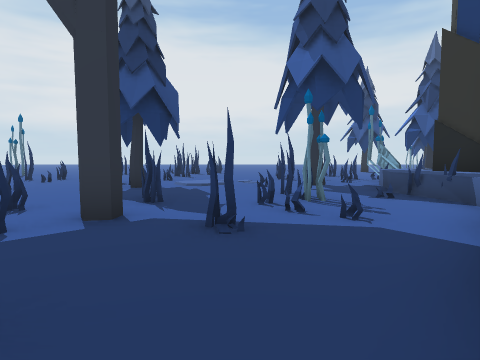
view 1 (above)

24 first-person views from a walk through a 3-D level made in the Unity game engine. The camera is 1.5 m above the floor, tilts 4° down and sees 75° across. The floor is counted in squares, 2 m on a side. Each view is taken from the middle of a square. On the plan, view 1 faces up. The plan holds only what a view shows up to about 10 squares ahead; the rest is blank. The place goes on beyond the plan. The player is left out.

view 2
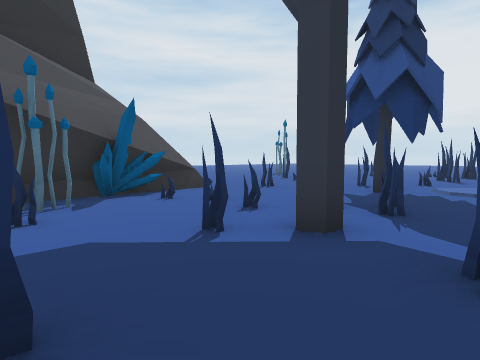

view 3
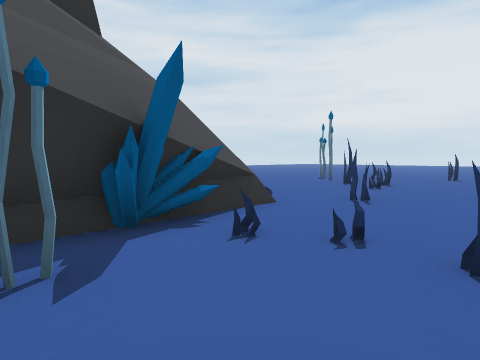

view 4
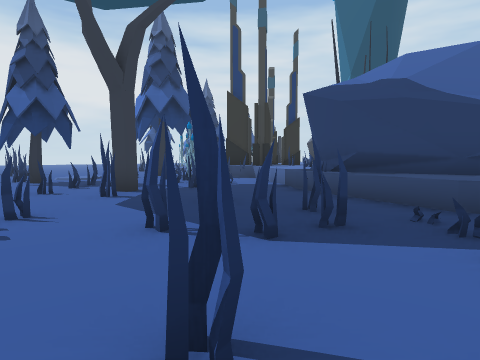

view 5
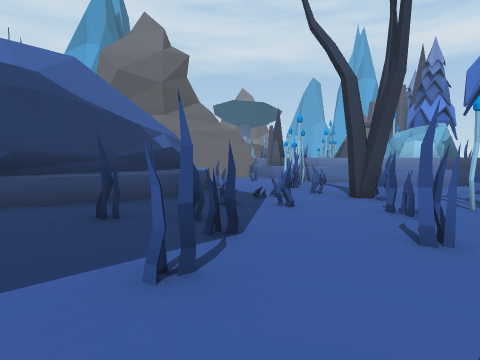

view 6
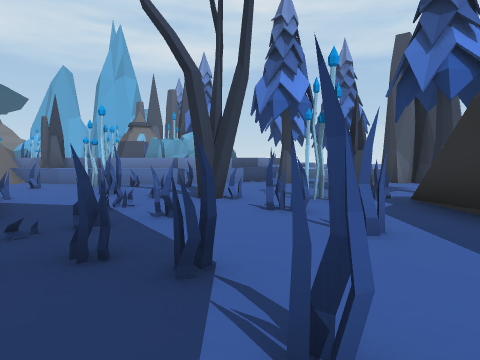

view 7
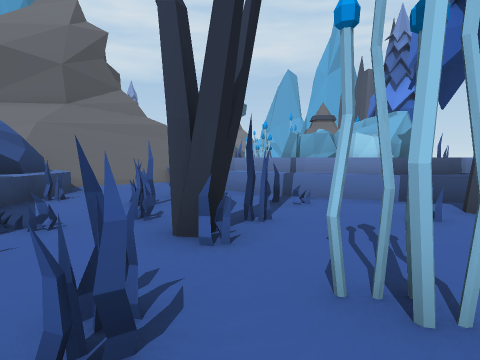

view 8
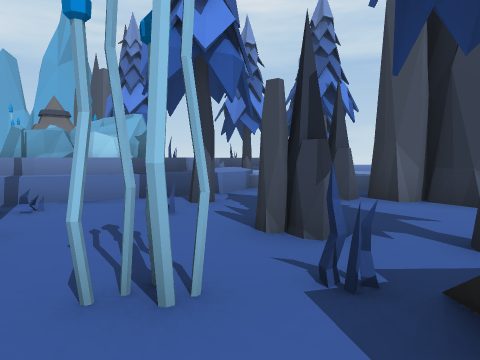

view 9
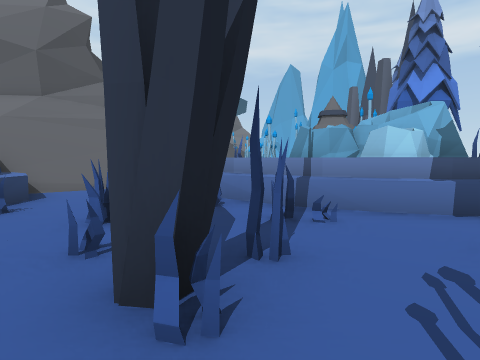

view 10
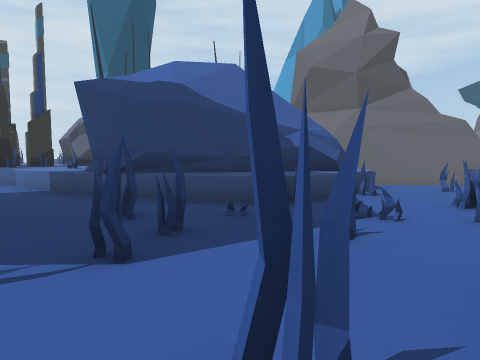

view 11
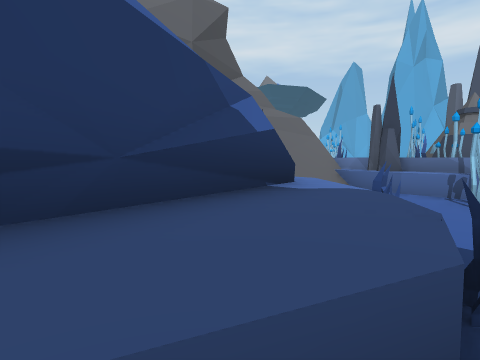

view 12
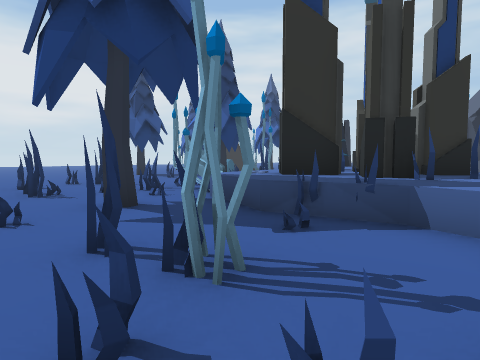

view 13
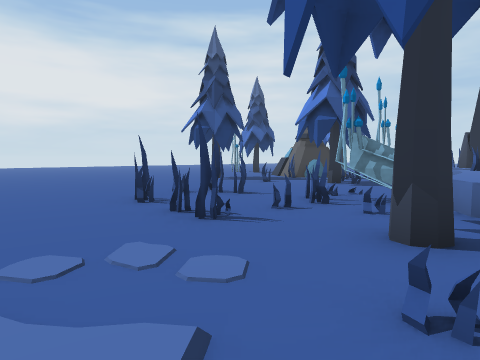

view 14
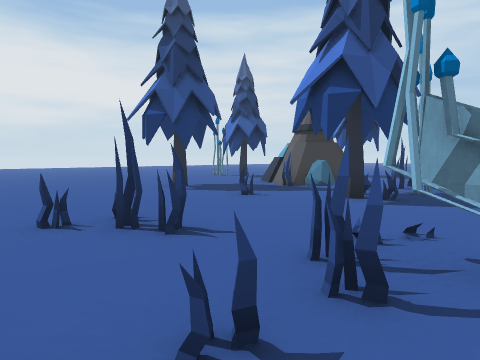

view 15
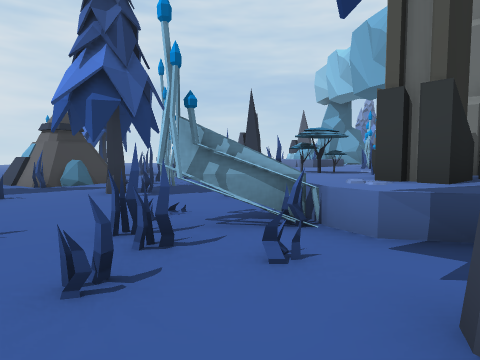

view 16
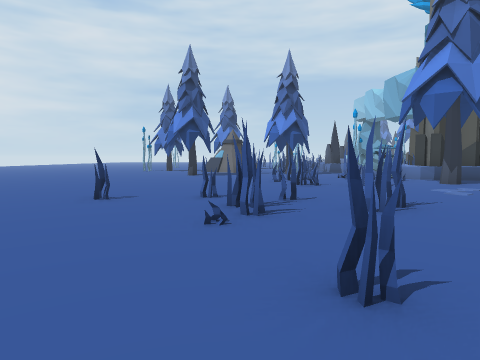

view 17
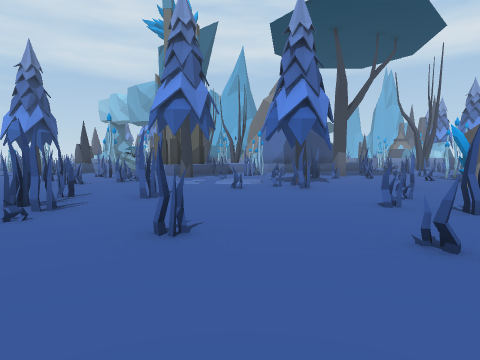

view 18
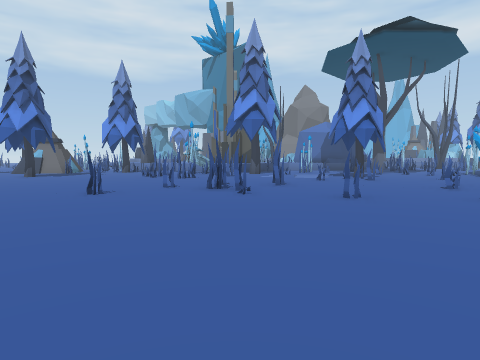

view 19
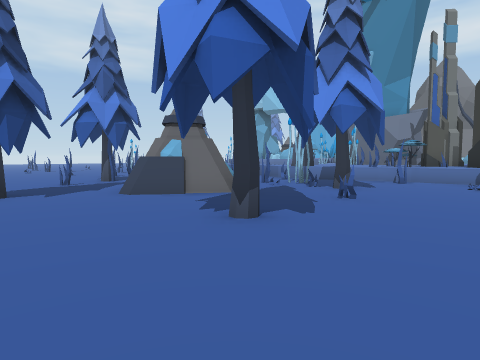

view 20
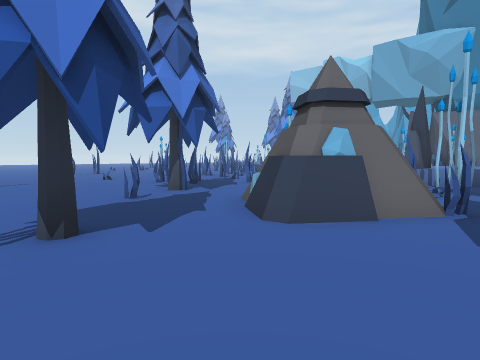

view 21
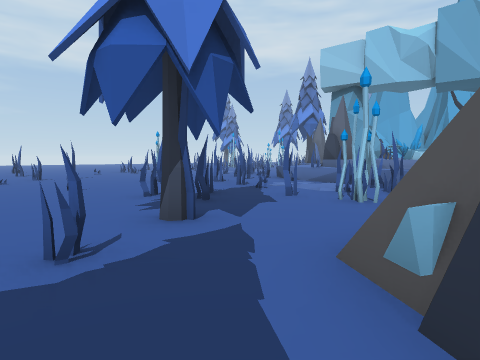

view 22
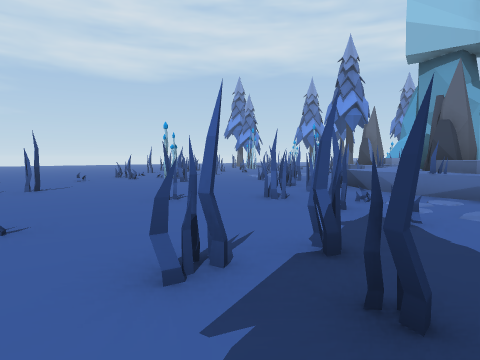

view 23
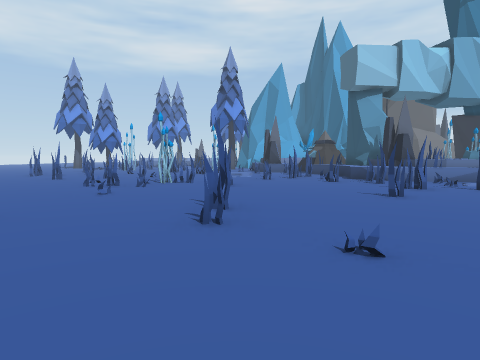

view 24
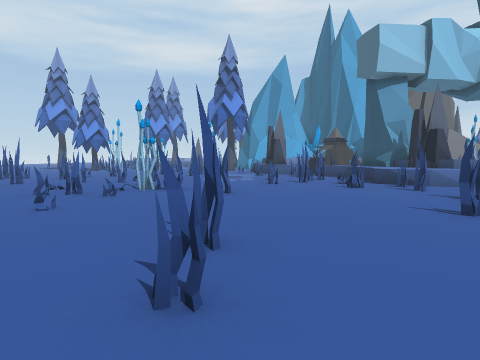

### Floor plan
Key: @ floor where view 1 was taken; # wall or solid block; x gap in a wall; . main floor; : floor 0.5 m higher than the main floor; + floor 1 m higher than the main floor; * floor 2 m higher than the main floor; % floor 3.5 m higher than the main floor; & floor 3.75 m higher than the main floor; $ floor 4 m higher than the main floor; / step, stairs or slope; = window, fence, low wall or low ledge; ^ raised ledge.
Columns run from 8 left of view 1 to 30 right of it. Each row starts with its distance up from view 1.
 20 .....  ..............
 19 ...........................    .
 18 .......#..................... ...
 17 ...............#......#...........
 16 .......#..........###.#....=.......
 15 ......#........=.=## ..#.#.........
 14 ...#...#...=.......#....#...........
 13 .#........#.#...#.##...#....#........
 12 ..........x.....#x#  #..=#...........
 11 ..#...#...#=##.....  ## #=........##..
 10 ..=.....=....#...==#  ##=..x....x##....
  9 .....#//..#.##=#^###  =#==.##..........
  8 .....#......=###^++   ==##===.#..... ..
  7  ...........=###      ^ ###=##.. ..x#..
  6  #....#..#..=# #####    ###
  5  #...##x....=#
  4 ###=.=#..=..=#
  3 #=#..##.#..==#
  2   #x......=#
  1    ......##
  0    ..#..@=#
 -1    ..###.=#
 -2    .#...=#=
 -3    ...#.#=#
 -4   #....=..###
 -5  x#xx###.#.==  =#
 -6 ..#..####...:*%=#
 -7 ......###x#.:*& #
 -8 .. ....^^^^.=*$
 -9 ## ..^^^^^^#^ =
-10 ^  .^^##^ ^^ ^^

Where each view was taken, in squares from view 1:
view 1: 0 up, 0 right, facing up
view 2: 1 up, 0 right, facing up-left
view 3: 2 up, 3 left, facing up-left
view 4: 3 down, 5 left, facing up-right
view 5: 1 up, 5 left, facing down-right
view 6: 1 up, 3 left, facing down
view 7: 3 down, 5 left, facing down-right
view 8: 3 down, 5 left, facing down
view 9: 4 down, 4 left, facing down-right
view 10: 2 down, 5 left, facing right
view 11: 1 down, 0 right, facing down-right
view 12: 4 up, 0 right, facing up-right
view 13: 8 up, 1 left, facing up-right
view 14: 10 up, 2 right, facing up-right
view 15: 10 up, 1 right, facing right
view 16: 15 up, 7 left, facing right
view 17: 16 up, 8 left, facing down-right
view 18: 20 up, 8 left, facing down-right
view 19: 20 up, 4 right, facing down-right
view 20: 20 up, 8 right, facing down-right
view 21: 18 up, 11 right, facing down-right
view 22: 16 up, 15 right, facing down-right
view 23: 19 up, 23 right, facing down
view 24: 17 up, 23 right, facing down
